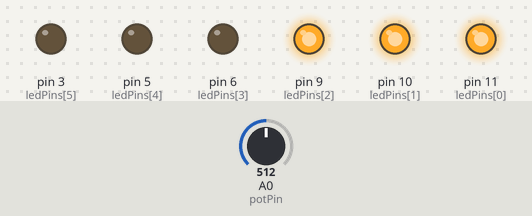
This sketch was run on a simulated Arduino Uno, built with avr-gcc and run on an emulated ATmega328P. Shown: output pins drawn as LEDs (lit = HIGH). The inputs (shaded band) are chosen by the test bench; at power-on: A0 (potPin) = 512.

Above: at 1.2 s.
1.3 s: A0 (potPin) set to 666
2.8 s: A0 (potPin) set to 700
At 4.0 s:
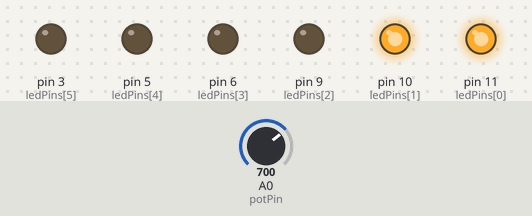
4.3 s: A0 (potPin) set to 511
At 5.4 s:
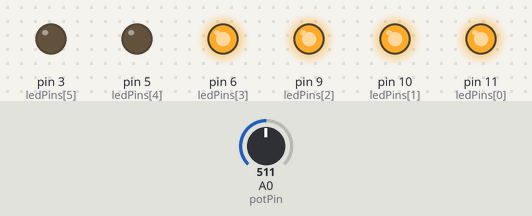
5.8 s: A0 (potPin) set to 353
7.3 s: A0 (potPin) set to 330
At 7.7 s:
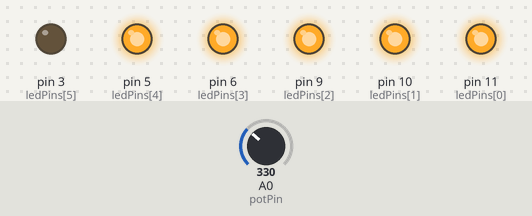
8.8 s: A0 (potPin) set to 716
At 10.0 s:
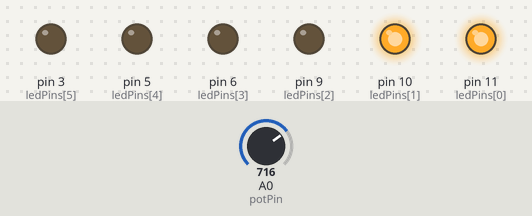
Timing chart, 0 to 11.3 s (numbered marks = the images above; inputs shaded):
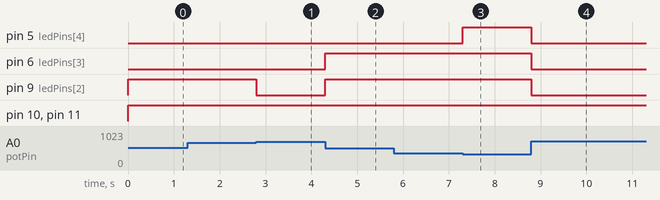

Measured:
- the behaviour switches between 681 and 682 on A0 (potPin) (found by bisection; images 0 and 1)
- the behaviour switches between 341 and 340 on A0 (potPin) (found by bisection; images 2 and 3)
- after the input at 1.3 s, every drawn part: stays the same
- after the input at 2.8 s, pin 9 (ledPins[2]): HIGH → LOW at once
- after the input at 4.3 s, pin 6 (ledPins[3]), pin 9 (ledPins[2]): LOW → HIGH at once
- after the input at 5.8 s, every drawn part: stays the same
- after the input at 7.3 s, pin 5 (ledPins[4]): LOW → HIGH at once
- after the input at 8.8 s, pin 5 (ledPins[4]), pin 6 (ledPins[3]), pin 9 (ledPins[2]): HIGH → LOW at once

The sketch:

Sketch_Opdracht4.ino
```cpp
// Auteur: AlexChulo
// Bronnen:
// - https://brightspace.avans.nl/
// - 4# How to Code Potentiometers (Complete Guide) - MIDI Programming for the Arduino (youtube.com)

const int ledPins[] = {11, 10, 9, 6, 5, 3}; // Array voor pinnnen LED's
const int potPin = A0; // Gebruikte pin voor potentiometer
const int numLeds = sizeof(ledPins) / sizeof(ledPins[0]); // Berekent het aantal LED's in de array

int potState = 0; // Variabele voor de staat van de potentiometer
int activeLeds = 0; // Variabele voor het aantal actieve LED's

void setup() {
  setupLeds();
}

void loop() {
  leesPotentiometer();
  updateLeds();
}

// Zet de LED-pinnen als output
void setupLeds() {
  for (int i = 0; i < numLeds; i++) {
    pinMode(ledPins[i], OUTPUT); // Zet de huidige pin als output
  }
}

// Lees de waarde van de potentiometer en update het aantal actieve LED's
void leesPotentiometer() {
  potState = analogRead(potPin); // Lees de waarde van de potentiometer
  activeLeds = map(potState, 0, 1023, numLeds, 0); // Mapping van potentiometerwaarde naar aantal actieve LED's
}

// Update de status van de LEDs op basis van de potentiometerwaarde
void updateLeds() {
  for (int i = 0; i < numLeds; i++) {
    if (i < activeLeds) {
      digitalWrite(ledPins[i], HIGH); // Zet de LED aan
    } else {
      digitalWrite(ledPins[i], LOW); // Zet de LED uit
    }
  }
}
```
